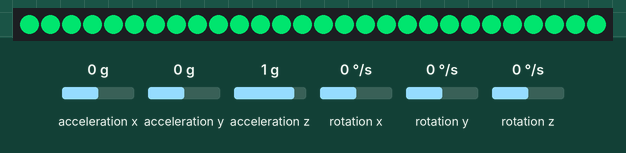
This sketch was run on a simulated Arduino Uno, built with avr-gcc and run on an emulated ATmega328P. On the bench: 28 RGB LEDs in strip order, left to right. The test bench sets the inputs (shaded band); at power-on: acceleration x 0 g, acceleration y 0 g, acceleration z 1 g, rotation x 0 °/s, rotation y 0 °/s, rotation z 0 °/s. Dim RGB values are drawn brighter than linear; what the sketch prints to the serial monitor is not drawn.

Above: at 5.2 s.
5.3 s: acceleration x set to -1.4 g
At 5.8 s:
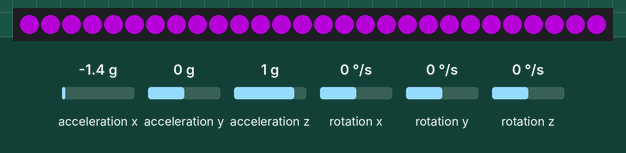
6.8 s: acceleration y set to -1.4 g
At 8.0 s:
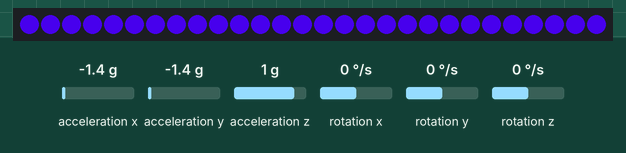
8.3 s: acceleration x set to 1.4 g
At 9.3 s:
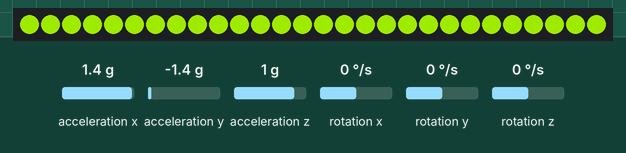
9.8 s: acceleration z set to 0 g
At 10.5 s:
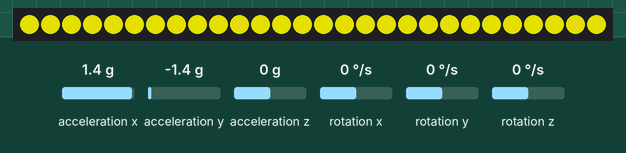
11.3 s: acceleration y set to -0.8 g
At 11.7 s:
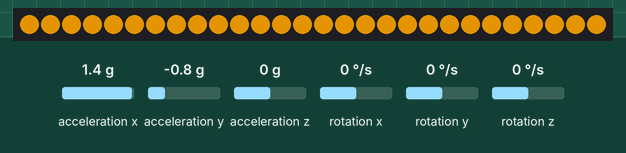
12.8 s: acceleration y set to 0 g
At 14.0 s:
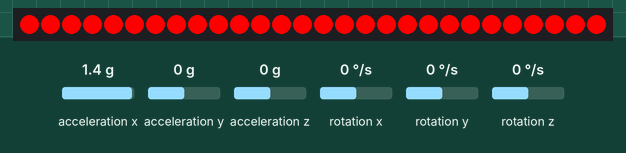
Timing chart, 0 to 15.3 s (numbered marks = the images above; inputs shaded):
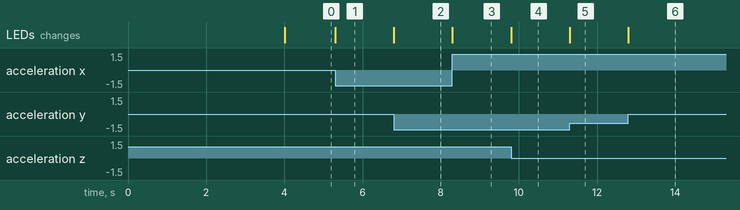

Measured:
- after the input at 5.3 s, the LEDs: change at once (image 1)
- after the input at 6.8 s, the LEDs: change at once (image 2)
- after the input at 8.3 s, the LEDs: change at once (image 3)
- after the input at 9.8 s, the LEDs: change at once (image 4)
- after the input at 11.3 s, the LEDs: change at once (image 5)
- after the input at 12.8 s, the LEDs: change at once (image 6)

The sketch:

Test.ino
```cpp
#include <FastLED.h>
#include "Wire.h"
#include <MPU6050_light.h>

// How many leds in your strip? 28
#define NUM_LEDS 28

// For led chips like WS2812, which have a data line, ground, and power, you just
// need to define DATA_PIN.  For led chipsets that are SPI based (four wires - data, clock,
// ground, and power), like the LPD8806 define both DATA_PIN and CLOCK_PIN
// Clock pin only needed for SPI based chipsets when not using hardware SPI
#define DATA_PIN 2
#define CLOCK_PIN 13

// Define the array of leds
CRGB leds[NUM_LEDS];


MPU6050 mpu(Wire);
unsigned long timer = 0;


void setup() {
  // Uncomment/edit one of the following lines for your leds arrangement.
  // ## Clockless types ##
  Serial.begin(9600);
  Wire.begin();
  mpu.begin();
  Serial.println(F("Calculating gyro offset, do not move MPU6050"));
  delay(1000);
  mpu.calcGyroOffsets();
  Serial.println("Done!\n");

  FastLED.addLeds<WS2812B, DATA_PIN, GRB>(leds, NUM_LEDS);  // GRB ordering is assumed

}

void loop() {
  static uint8_t hue = 0;


  mpu.update();
  // y goes from -90 to 90


  FastLED.showColor(CHSV(map(mpu.getAngleY(), -90, 90, 0, 255), 255, 255));

}
```
